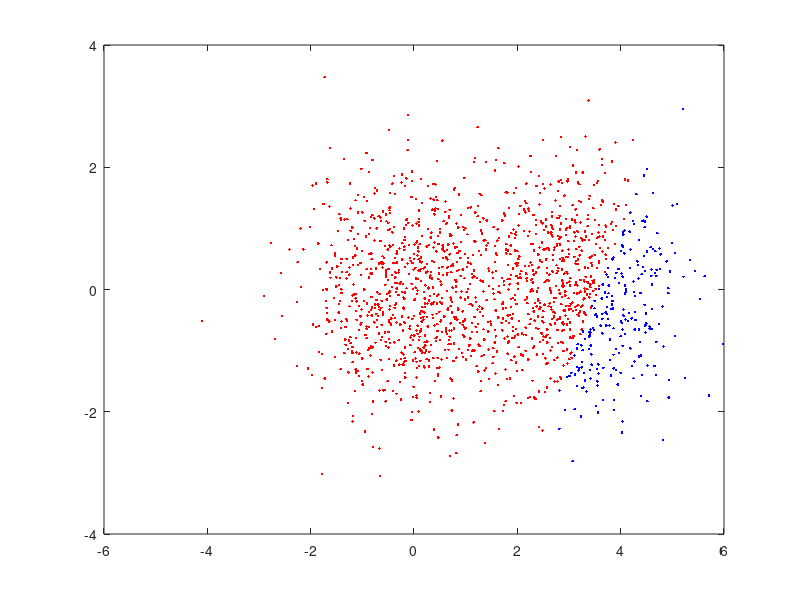

MATLAB code for this plot:
load('dataset1.txt');
load('dataset2.txt');
load('dataset3.txt');

plot(dataset1(:,1),dataset1(:,2),'r.');
%plot(dataset2(:,1),dataset2(:,2));

%does k-means
dataset = dataset1;
k=2;
datasetSize = size(dataset);
numPoints = datasetSize(1);

randOrder = randperm(numPoints);
meanRows = randOrder(1:k);

%assign the cluster rows randomly
currentClusters = zeros(k,2);
for row = 1:k
    currentClusters(row,:) = dataset(meanRows(row),:);
end

%loop through the data points finding the closest cluster
currentClusterAssignments = zeros(numPoints,1);
currentClusterAssn = 1;
cluster1Rows = [];
cluster2Rows = [];
for dataPoint = 1:numPoints
    currentMinDistance = 20;
   for cluster = 1:k
       currentDistance = norm(currentClusters(cluster,:)-dataset(dataPoint,:));
       if(currentDistance < currentMinDistance)
          currentClusterAssignments(dataPoint,1) = cluster; 
          currentClusterAssn = cluster;
       end
       currentMinDistance = currentDistance;
   end
   
   if(currentClusterAssn == 1)
      cluster1Rows = [cluster1Rows;dataset(dataPoint,:)]; 
   elseif(currentClusterAssn == 2)
       cluster2Rows = [cluster2Rows;dataset(dataPoint,:)]; 
   end
end

plot(cluster1Rows(:,1),cluster1Rows(:,2),'r.',cluster2Rows(:,1),cluster2Rows(:,2),'b.');